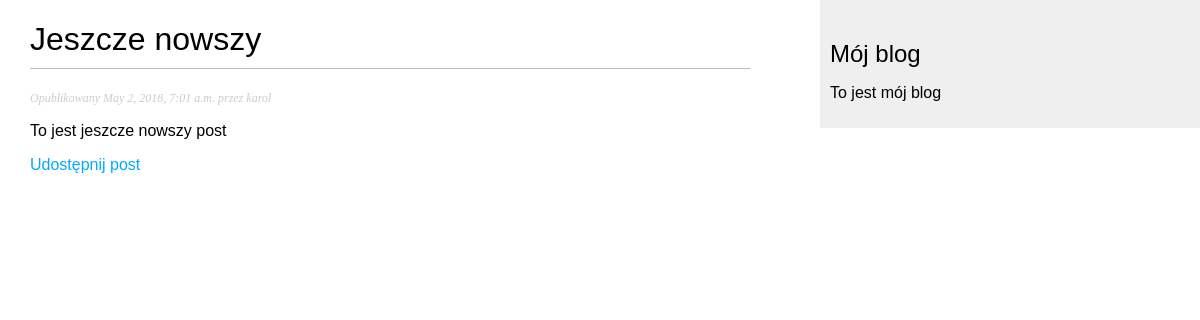
/blog/2018/05/02/jeszcze-nowszy/, run on the app's committed database.
### blog/models.py (models this page shows, shortened)
class Post(models.Model):
    objects = models.Manager()
    published = PublishedManager()
    STATUS_CHOICES = (
        ('draft', 'Roboczy'),
        ('published', 'Opublikowany'),
    )
    title = models.CharField(max_length=250)
    slug = models.SlugField(max_length=250, unique_for_date='publish')
    author = models.ForeignKey(User, related_name='blog_posts',on_delete=models.CASCADE,)
    body = models.TextField()
    publish = models.DateTimeField(default=timezone.now)
    created = models.DateTimeField(auto_now_add=True)
    updated = models.DateTimeField(auto_now=True)
    status = models.CharField(max_length=10, choices=STATUS_CHOICES, default='draft')
    class Meta:
        ordering = ('-publish',)

### blog/views.py (the view)
def post_detail(request, year, month, day, post):
    post = get_object_or_404(Post, slug=post,
                             status = 'published',
                             publish__year = year,
                             publish__month = month,
                             publish__day = day)
    return render(request, 'blog/post/detail.html', {'post': post})

### blog/templates/blog/post/detail.html (shortened to what this page needs)
{% extends "blog/base.html" %}
{% block content %}
  <h1>{{ post.title }}</h1>
  <p class="date">
    Opublikowany {{ post.publish }} przez {{ post.author }}
  </p>
  {{ post.body|linebreaks }}
  <p>
    <a href="{% url "blog:post_share" post.id %}">
        Udostępnij post
    </a>
  </p>
{% endblock %}

### blog/static/css/blog.css (style rules this page uses)
body { margin:0; padding:0; font-family:helvetica, sans-serif; }
a { color:#00abff; text-decoration:none; }
h1 { font-weight:normal; border-bottom:1px solid #bbb; padding:0 0 10px 0; }
p.date { color:#ccc; font-family: georgia, serif; font-size: 12px; font-style: italic; }

### data on the page
Post: title "Jeszcze nowszy", publish "May 2, 2018, 7:01 a.m.", author "karol", body "To jest jeszcze nowszy post"
